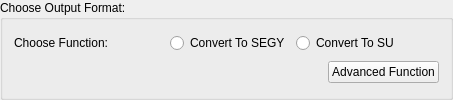
       <widget class="QGroupBox" name="groupBox_3">
        <property name="minimumSize">
         <size>
          <width>0</width>
          <height>0</height>
         </size>
        </property>
        <property name="maximumSize">
         <size>
          <width>550</width>
          <height>16777215</height>
         </size>
        </property>
        <property name="title">
         <string>Choose Output Format:</string>
        </property>
        <layout class="QGridLayout" name="gridLayout_6">
         <item row="0" column="0">
          <layout class="QHBoxLayout" name="horizontalLayout_9">
           <item>
            <widget class="QLabel" name="label_8">
             <property name="minimumSize">
              <size>
               <width>150</width>
               <height>0</height>
              </size>
             </property>
             <property name="text">
              <string>Choose Function:</string>
             </property>
            </widget>
           </item>
           <item>
            <widget class="QRadioButton" name="radioFormat">
             <property name="minimumSize">
              <size>
               <width>100</width>
               <height>0</height>
              </size>
             </property>
             <property name="text">
              <string>Convert To SEGY</string>
             </property>
            </widget>
           </item>
           <item>
            <widget class="QRadioButton" name="radioConvert">
             <property name="text">
              <string>Convert To SU</string>
             </property>
            </widget>
           </item>
           <item>
            <spacer name="horizontalSpacer_6">
             <property name="orientation">
              <enum>Qt::Horizontal</enum>
             </property>
             <property name="sizeHint" stdset="0">
              <size>
               <width>40</width>
               <height>20</height>
              </size>
             </property>
            </spacer>
           </item>
          </layout>
         </item>
         <item row="1" column="0">
          <layout class="QHBoxLayout" name="horizontalLayout_17">
           <item>
            <spacer name="horizontalSpacer_5">
             <property name="orientation">
              <enum>Qt::Horizontal</enum>
             </property>
             <property name="sizeHint" stdset="0">
              <size>
               <width>40</width>
               <height>20</height>
              </size>
             </property>
            </spacer>
           </item>
           <item>
            <widget class="QPushButton" name="btnAD">
             <property name="text">
              <string>Advanced Function</string>
             </property>
             <property name="icon">
              <iconset resource="images.qrc">
               <normaloff>:/image/go-next.png</normaloff>:/image/go-next.png</iconset>
             </property>
             <property name="checkable">
              <bool>true</bool>
             </property>
            </widget>
           </item>
          </layout>
         </item>
        </layout>
       </widget>
